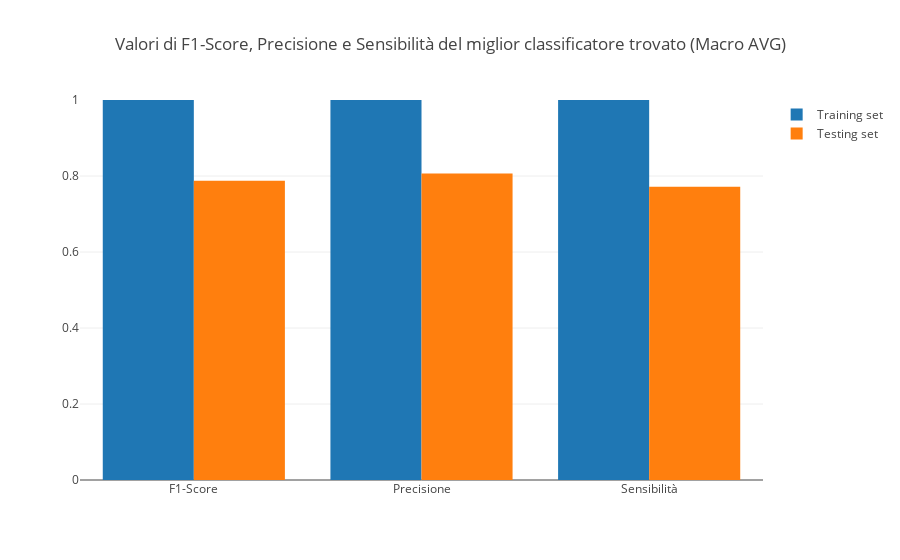
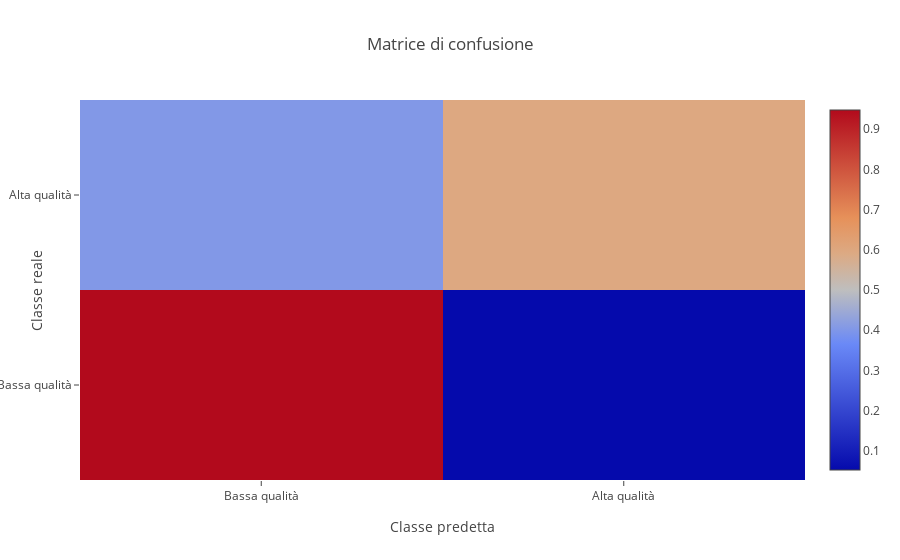

Notebook source saved alongside these figures, in order:
### Markdown cell above
Sono sotto riportati gli andamenti di precisione, recall, F1-score e le curve ROC al variare di K.
Le curve ROC in grigio rappresentano il calcolo fatto per ciascuno dei fold e per ogni valore di K, mentre in blu è rappresentata la curva che approssima tutte le altre.

### Code cell
# Uso il KNN testando tutti i valori di K compresi tra 4 e 40 con passo 2
my_multiclassifier.KNN_analysis(range(1, 40, 1))

### Figure 1 — Plotly figure (JSON) as saved in the notebook; plotly's stock layout.template omitted (floating-point values rounded to 4 significant figures)
{"data": [{"name": "Training set", "type": "bar", "uid": "2e125f72-5a6d-424b-9d0e-32f34f8f4a46", "x": ["F1-Score", "Precisione", "Sensibilità"], "y": [1, 1, 1]}, {"name": "Testing set", "type": "bar", "uid": "909a109a-709e-4c35-81bc-ce98b9f91c15", "x": ["F1-Score", "Precisione", "Sensibilità"], "y": [0.7874, 0.8063, 0.772]}], "layout": {"barmode": "group", "title": {"text": "Valori di F1-Score, Precisione e Sensibilità del miglior classificatore trovato (Macro AVG)"}, "yaxis": {"range": [0, 1]}}}

### Figure 2 — Plotly figure (JSON) as saved in the notebook; plotly's stock layout.template omitted (floating-point values rounded to 4 significant figures)
{"data": [{"type": "heatmap", "uid": "59e32b20-bdfb-4dad-aa56-73ac75c54f29", "x": ["Bassa qualità", "Alta qualità"], "y": ["Bassa qualità", "Alta qualità"], "z": [[0.948, 0.052], [0.404, 0.596]]}], "layout": {"title": {"text": "Matrice di confusione"}, "xaxis": {"title": {"text": "Classe predetta"}}, "yaxis": {"title": {"text": "Classe reale"}}}}
